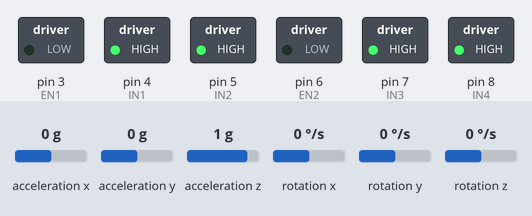
Bench run of a sketch on a simulated Arduino Uno, built with avr-gcc and run on an emulated ATmega328P. Parts: switched loads named in the sketch (green lamp = pin HIGH). The test bench sets the inputs (shaded band); at power-on: acceleration x 0 g, acceleration z 1 g, acceleration y 0 g, rotation x 0 °/s, rotation y 0 °/s, rotation z 0 °/s. What the sketch prints to the serial monitor is not drawn.

Above: at 1.2 s.
1.3 s: acceleration x set to -1.4 g
At 2.5 s:
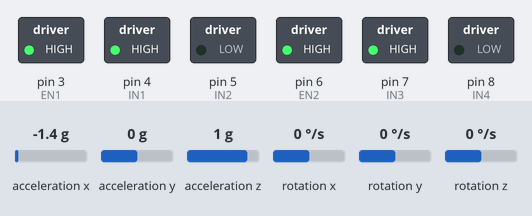
2.8 s: acceleration x set to 0 g
At 3.6 s:
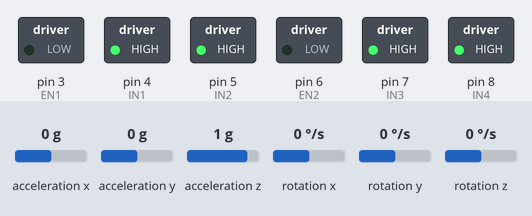
5.8 s: acceleration z set to 0.1 g
8.8 s: acceleration z set to -0.2 g
At 9.6 s:
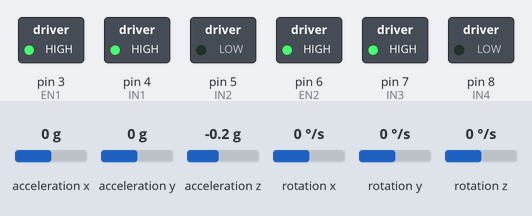
Timing chart, 0 to 11.3 s (numbered marks = the images above; inputs shaded):
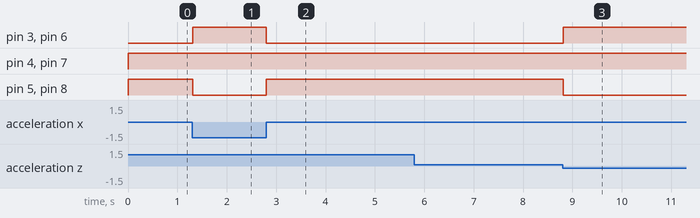

The sketch:

Balancing-without-PID.ino
```cpp
#include "Wire.h"
#include "I2Cdev.h"
#include "MPU6050.h"

MPU6050 mpu;

//Change the control pin values as per your connections with the L293D Motor Driver
const int EN1 = 3;  // Motor 1 speed control
const int IN1 = 4;  // Motor 1 direction
const int IN2 = 5;  /* Motor 1 direction (Requires 2 directional pins because L293D
                    uses an H-Bridge configuration to control the flow of current)*/
const int EN2 = 6;  // Motor 2 speed control
const int IN3 = 7;  // Motor 2 direction
const int IN4 = 8;  // Motor 2 direction

const float angle_t = 0; //Target angle for steady-state

void setup() {
  Serial.begin(9600);
  Wire.begin();

  //Initiallize object
  mpu.initialize();
  //Verify connection
  if (mpu.testConnection()) {
        Serial.println("MPU6050 connected successfully!");
    } else {
        Serial.println("MPU6050 connection failed.");
        while (1); // Stop if connection fails
    }

    // Initialize motor control pins
    pinMode(EN1, OUTPUT);
    pinMode(IN1, OUTPUT);
    pinMode(IN2, OUTPUT);
    pinMode(EN2, OUTPUT);
    pinMode(IN3, OUTPUT);
    pinMode(IN4, OUTPUT);

    // Set initial motor state (off)
    analogWrite(EN1, 0);
    analogWrite(EN2, 0);
    digitalWrite(IN1, LOW);
    digitalWrite(IN2, LOW);
    digitalWrite(IN3, LOW);
    digitalWrite(IN4, LOW);


}

void loop() {
  //Function call
  float angle = getAngle();
  float error = abs(angle_t - angle);
  int motorSpeed = constrain((error*10), 0, 255);

  //Conditional motion of the droid
  if (error>0){
    Backward();
    }
    else if (error<0){
      Forward();
    }
    else {
      Steady();
    }
     analogWrite(EN1, motorSpeed);
     analogWrite(EN2, motorSpeed);

     delay(20);
}

float getAngle(){
     // Read accelerometer and gyroscope data
    int16_t ax, ay, az, gx, gy, gz;
    mpu.getMotion6(&ax, &ay, &az, &gx, &gy, &gz);

    // Calculate pitch angle (simplified)
    float angle = atan2(ax, az) * 180 / PI;
    return angle;
}

void Backward() //Function to rotate the wheel forward
{
    digitalWrite(IN1, HIGH);
    digitalWrite(IN2, LOW);
    digitalWrite(IN3, HIGH);
    digitalWrite(IN4, LOW);
    Serial.print("Moving backward..."); //Debugging statement
}

void Forward() //Function to rotate the wheel Backward
{
    digitalWrite(IN1, LOW);
    digitalWrite(IN2, HIGH);
    digitalWrite(IN3, LOW);
    digitalWrite(IN4, HIGH);
    Serial.print("Moving forward..."); //Debugging statement
}

void Steady() //Function to stop both the wheels when steady state is achieved
{
    digitalWrite(IN1, HIGH);
    digitalWrite(IN2, HIGH);
    digitalWrite(IN3, HIGH);
    digitalWrite(IN4, HIGH);
    Serial.print("Steady state..."); //Debugging statement
}
```

Measured:
- the behaviour switches between 0 and -0.1 g on acceleration z (found by bisection; images 2 and 3)
- after the input at 1.3 s, pin 3 (EN1), pin 6 (EN2): LOW → HIGH at once; pin 5 (IN2), pin 8 (IN4): HIGH → LOW at once
- after the input at 2.8 s, pin 3 (EN1), pin 6 (EN2): HIGH → LOW at once; pin 5 (IN2), pin 8 (IN4): LOW → HIGH at once
- after the input at 5.8 s, every drawn part: stays the same
- after the input at 8.8 s, pin 3 (EN1), pin 6 (EN2): LOW → HIGH at once; pin 5 (IN2), pin 8 (IN4): HIGH → LOW at once
